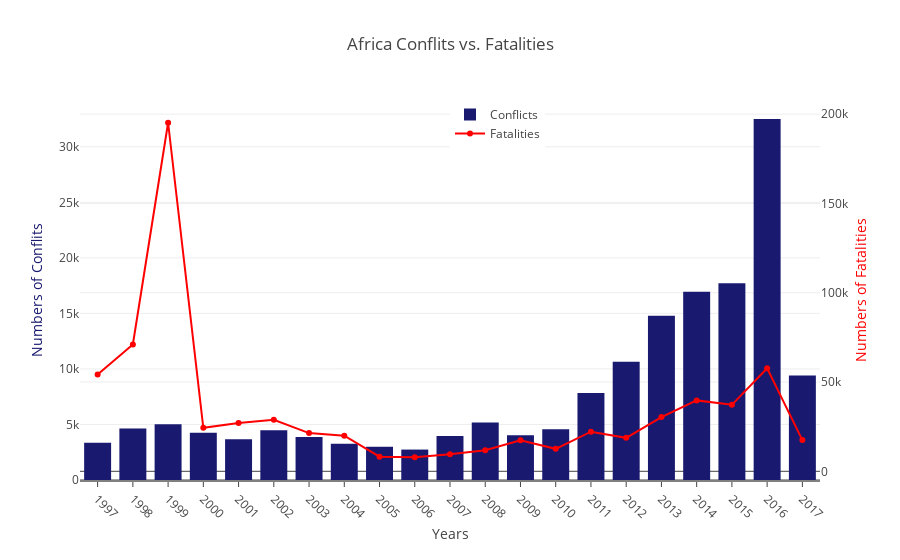

Notebook code cell kept with this figure:
### Code cell
x=df.year.value_counts().sort_index().index
y= df.year.value_counts().sort_index().values
#Second Graph
x2=df.groupby('year')['fatalities'].sum().sort_index().index
y2= df.groupby('year')['fatalities'].sum().sort_index().values

trace1 = go.Bar(
    x=x,
    y=y,
    marker=dict(
    color='MidnightBlue'
    ),
    orientation = 'v',
    name = 'Conflicts',
)
trace2 = go.Scatter(
    x=x2,
    y=y2,
    mode = 'lines+markers',
    marker=dict(
    color='red'),
    name = 'Fatalities',
    yaxis='y2'
)
data = [trace1, trace2]
layout = go.Layout(
    
    xaxis=dict(
        title = 'Years',
        tickangle=45,
        range = [1996.5,2017.5],
        linecolor='grey',
        linewidth=2,
        autotick=False,
        ticks='outside',
    ),
    
    yaxis=dict(
        title='Numbers of Conflits',
        titlefont=dict(
            color='MidnightBlue')
    ),
    yaxis2=dict(
        title='Numbers of Fatalities',
        titlefont=dict(
            color='red'
        ),
        
    overlaying='y',
    side='right',
    ),
    barmode='group',
    bargap=0.15,
    bargroupgap=0.1,
    
    legend=dict(
        x=.5,
        y=1,
    ),
    title = 'Africa Conflits vs. Fatalities'
    )

fig = go.Figure(data=data, layout=layout)
py.iplot(fig)

### Figure 1 — Plotly figure (JSON) as saved in the notebook; plotly's stock layout.template omitted (floating-point values rounded to 4 significant figures)
{"data": [{"marker": {"color": "MidnightBlue"}, "name": "Conflicts", "orientation": "v", "type": "bar", "x": [1997, 1998, 1999, 2000, 2001, 2002, 2003, 2004, 2005, 2006, 2007, 2008, 2009, 2010, 2011, 2012, 2013, 2014, 2015, 2016, 2017], "y": [3345, 4642, 5008, 4244, 3668, 4481, 3870, 3272, 2993, 2740, 3966, 5174, 4021, 4568, 7827, 10637, 14779, 16956, 17713, 32501, 9403]}, {"marker": {"color": "red"}, "mode": "lines+markers", "name": "Fatalities", "type": "scatter", "x": [1997, 1998, 1999, 2000, 2001, 2002, 2003, 2004, 2005, 2006, 2007, 2008, 2009, 2010, 2011, 2012, 2013, 2014, 2015, 2016, 2017], "y": [54211, 70999, 195181, 24383, 27076, 28846, 21392, 19947, 8216, 7873, 9536, 11821, 17394, 12590, 22197, 18736, 30374, 39710, 37234, 57724, 17474], "yaxis": "y2"}], "layout": {"bargap": 0.15, "bargroupgap": 0.1, "barmode": "group", "legend": {"x": 0.5, "y": 1}, "title": "Africa Conflits vs. Fatalities", "xaxis": {"autotick": false, "linecolor": "grey", "linewidth": 2, "range": [1996.0, 2018.0], "tickangle": 45, "ticks": "outside", "title": "Years"}, "yaxis": {"title": "Numbers of Conflits", "titlefont": {"color": "MidnightBlue"}}, "yaxis2": {"overlaying": "y", "side": "right", "title": "Numbers of Fatalities", "titlefont": {"color": "red"}}}}
